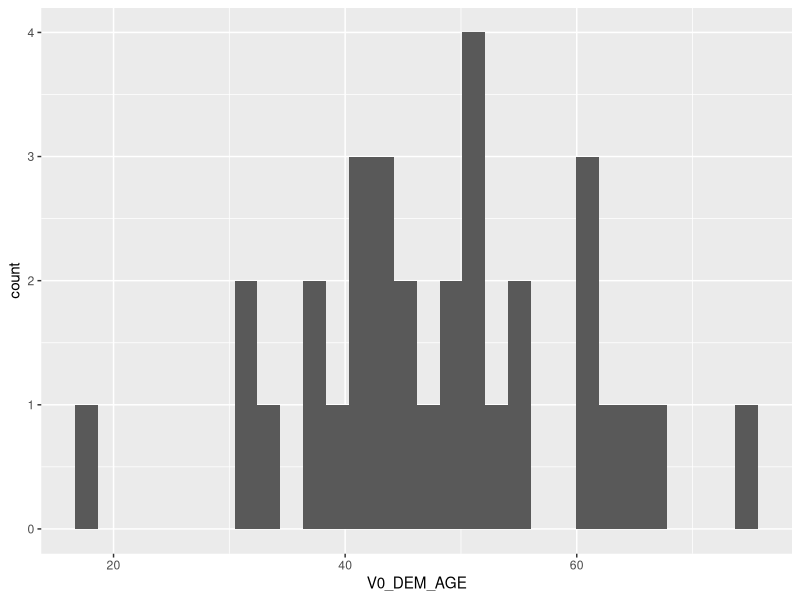

Source code (R):
## ---- chunk 1
knitr::opts_chunk$set(echo = TRUE)
## ---- chunk 2
library(tidyverse)
## ---- chunk 3
data <- read.csv('team3_ecrf_wide.csv')
## ---- chunk 4
skimr::skim(data)

summary(data)

min(data$V0_DEM_AGE)

ggplot(data)+
  geom_histogram(aes(x = V0_DEM_AGE))

data %>% 
  count(V1_VIT_TEMP_ABN)
## ---- chunk 5
# проверка на соответствие критериям включения и невключения
data %>% 
  filter(V0_DEM_AGE <= 65 & V0_DEM_AGE >= 18) %>% 
  filter(V0_DAS_DAS28 > 3.2) %>% 
  filter(V0_BIO_ALT < 250 & V0_BIO_AST < 250) %>% 
  filter(V0_BIO_CREAT < 5) %>% 
  filter(V0_CBC_HGB > 8) %>% 
  filter(V0_CBC_WBC > 4 & V0_CBC_PLT > 150) %>% 
  filter(V0_VIT_BP_ABN == 0) %>% 
  filter(V0_BIO_CRP < 80)-> data_cleaned


 check_visits <- function(data) {
  
  for(v in 0:12) {
    hgb_col <- paste0("V", v, "_CBC_HGB")
    wbc_col <- paste0("V", v, "_CBC_WBC")
    plt_col <- paste0("V", v, "_CBC_PLT")
    alt_col <- paste0("V", v, "_BIO_ALT")
    ast_col <- paste0("V", v, "_BIO_AST")
    creat_col <- paste0("V", v, "_BIO_CREAT")
    crp_col <- paste0("V", v, "_BIO_CRP")
    bp_col <- paste0("V", v, "_VIT_BP_ABN")
    
   {
      data <- data %>%
        filter(
          .data[[hgb_col]] >= 8,
          .data[[wbc_col]] >= 4,
          .data[[plt_col]] >= 150,
          .data[[alt_col]] < 250,
          .data[[ast_col]] < 250,
          .data[[creat_col]] < 5,
          .data[[crp_col]] < 100,
        )
      
      cat("После визита V", v, " осталось пациентов: ", nrow(data), "\n")
    }
  }
  return(data)
}
data_ready <- check_visits(data_cleaned)

  
